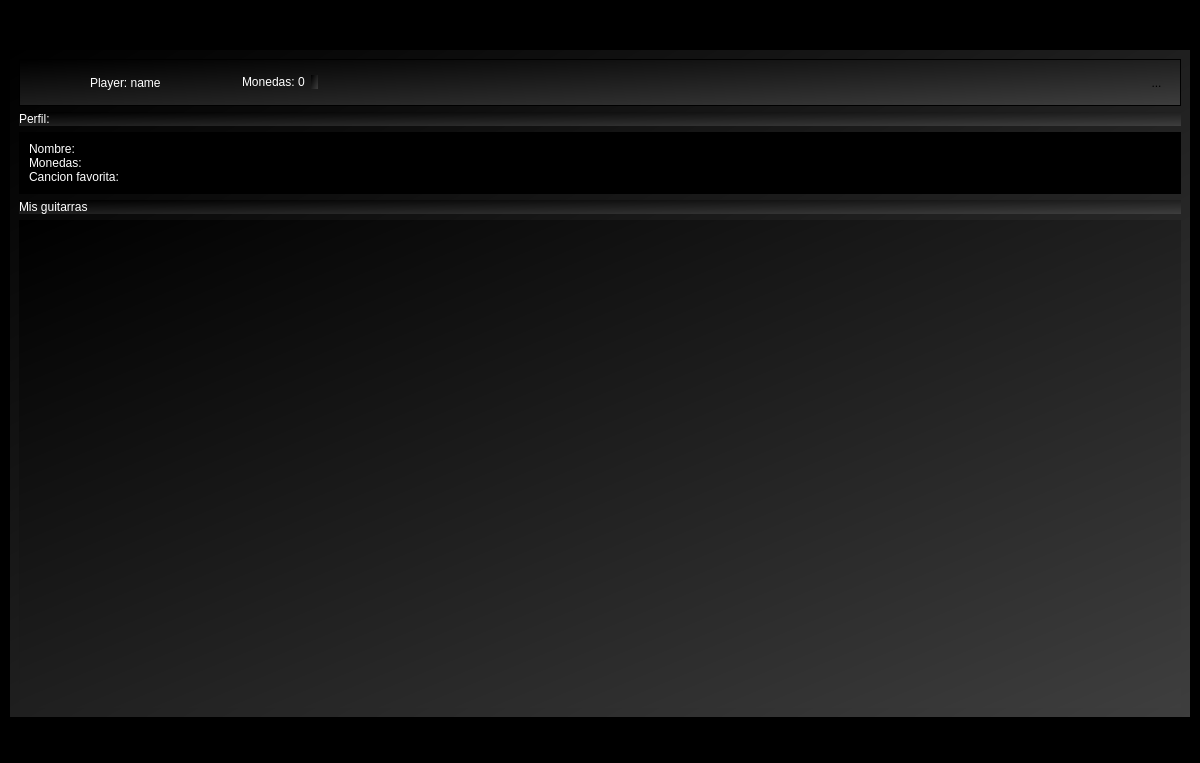
<?xml version="1.0" encoding="UTF-8"?>
<ui version="4.0">
 <class>MainWindow</class>
 <widget class="QMainWindow" name="MainWindow">
  <property name="geometry">
   <rect>
    <x>0</x>
    <y>0</y>
    <width>1200</width>
    <height>763</height>
   </rect>
  </property>
  <property name="sizePolicy">
   <sizepolicy hsizetype="Fixed" vsizetype="Fixed">
    <horstretch>0</horstretch>
    <verstretch>0</verstretch>
   </sizepolicy>
  </property>
  <property name="minimumSize">
   <size>
    <width>640</width>
    <height>480</height>
   </size>
  </property>
  <property name="baseSize">
   <size>
    <width>640</width>
    <height>480</height>
   </size>
  </property>
  <property name="windowTitle">
   <string>MainWindow</string>
  </property>
  <property name="styleSheet">
   <string notr="true">background-color: rgb(0, 0, 0);</string>
  </property>
  <widget class="QWidget" name="centralwidget">
   <property name="sizePolicy">
    <sizepolicy hsizetype="Expanding" vsizetype="Expanding">
     <horstretch>0</horstretch>
     <verstretch>0</verstretch>
    </sizepolicy>
   </property>
   <layout class="QVBoxLayout" name="verticalLayout">
    <item>
     <spacer name="verticalSpacer_6">
      <property name="orientation">
       <enum>Qt::Orientation::Vertical</enum>
      </property>
      <property name="sizeHint" stdset="0">
       <size>
        <width>20</width>
        <height>40</height>
       </size>
      </property>
     </spacer>
    </item>
    <item>
     <widget class="QFrame" name="framecentral">
      <property name="sizePolicy">
       <sizepolicy hsizetype="Minimum" vsizetype="Minimum">
        <horstretch>7</horstretch>
        <verstretch>9</verstretch>
       </sizepolicy>
      </property>
      <property name="minimumSize">
       <size>
        <width>857</width>
        <height>395</height>
       </size>
      </property>
      <property name="sizeIncrement">
       <size>
        <width>0</width>
        <height>53</height>
       </size>
      </property>
      <property name="baseSize">
       <size>
        <width>0</width>
        <height>15</height>
       </size>
      </property>
      <property name="styleSheet">
       <string notr="true">background-color: qlineargradient(spread:pad, x1:0, y1:0, x2:1, y2:1, stop:0 rgba(0, 0, 0, 255), stop:1 rgba(62, 62, 62, 255));</string>
      </property>
      <property name="frameShape">
       <enum>QFrame::Shape::StyledPanel</enum>
      </property>
      <property name="frameShadow">
       <enum>QFrame::Shadow::Raised</enum>
      </property>
      <layout class="QGridLayout" name="gridLayout_3">
       <item row="3" column="0">
        <widget class="QFrame" name="frame">
         <property name="sizePolicy">
          <sizepolicy hsizetype="Preferred" vsizetype="Minimum">
           <horstretch>8</horstretch>
           <verstretch>0</verstretch>
          </sizepolicy>
         </property>
         <property name="styleSheet">
          <string notr="true">background-color: rgb(0, 0, 0);</string>
         </property>
         <property name="frameShape">
          <enum>QFrame::Shape::StyledPanel</enum>
         </property>
         <property name="frameShadow">
          <enum>QFrame::Shadow::Raised</enum>
         </property>
         <layout class="QGridLayout" name="gridLayout_2">
          <item row="0" column="0">
           <widget class="QLabel" name="label_2">
            <property name="sizePolicy">
             <sizepolicy hsizetype="Minimum" vsizetype="Minimum">
              <horstretch>0</horstretch>
              <verstretch>0</verstretch>
             </sizepolicy>
            </property>
            <property name="minimumSize">
             <size>
              <width>0</width>
              <height>0</height>
             </size>
            </property>
            <property name="sizeIncrement">
             <size>
              <width>0</width>
              <height>4</height>
             </size>
            </property>
            <property name="baseSize">
             <size>
              <width>0</width>
              <height>0</height>
             </size>
            </property>
            <property name="contextMenuPolicy">
             <enum>Qt::ContextMenuPolicy::DefaultContextMenu</enum>
            </property>
            <property name="styleSheet">
             <string notr="true">color: rgb(255, 255, 255);
font: 10pt &quot;Mojangles&quot;;
background-color: transparent; border: none</string>
            </property>
            <property name="lineWidth">
             <number>1</number>
            </property>
            <property name="text">
             <string>Nombre:                                                 
Monedas:
Cancion favorita:</string>
            </property>
            <property name="margin">
             <number>0</number>
            </property>
           </widget>
          </item>
         </layout>
        </widget>
       </item>
       <item row="1" column="0">
        <widget class="QFrame" name="frame3">
         <property name="frameShape">
          <enum>QFrame::Shape::StyledPanel</enum>
         </property>
         <property name="frameShadow">
          <enum>QFrame::Shadow::Raised</enum>
         </property>
         <layout class="QHBoxLayout" name="horizontalLayout">
          <item>
           <spacer name="horizontalSpacer_2">
            <property name="orientation">
             <enum>Qt::Orientation::Horizontal</enum>
            </property>
            <property name="sizeType">
             <enum>QSizePolicy::Policy::Fixed</enum>
            </property>
            <property name="sizeHint" stdset="0">
             <size>
              <width>61</width>
              <height>20</height>
             </size>
            </property>
           </spacer>
          </item>
          <item>
           <widget class="QLabel" name="label_player_name">
            <property name="sizePolicy">
             <sizepolicy hsizetype="Fixed" vsizetype="Minimum">
              <horstretch>0</horstretch>
              <verstretch>0</verstretch>
             </sizepolicy>
            </property>
            <property name="styleSheet">
             <string notr="true">color: rgb(255, 255, 255);
font: 14pt &quot;Mojangles&quot;;
background-color: transparent; border: none</string>
            </property>
            <property name="text">
             <string>Player: name</string>
            </property>
           </widget>
          </item>
          <item>
           <spacer name="horizontalSpacer_3">
            <property name="orientation">
             <enum>Qt::Orientation::Horizontal</enum>
            </property>
            <property name="sizeType">
             <enum>QSizePolicy::Policy::Fixed</enum>
            </property>
            <property name="sizeHint" stdset="0">
             <size>
              <width>75</width>
              <height>20</height>
             </size>
            </property>
           </spacer>
          </item>
          <item>
           <widget class="QLabel" name="label_money">
            <property name="sizePolicy">
             <sizepolicy hsizetype="Fixed" vsizetype="Fixed">
              <horstretch>0</horstretch>
              <verstretch>0</verstretch>
             </sizepolicy>
            </property>
            <property name="styleSheet">
             <string notr="true">color: rgb(255, 255, 255);
font: 14pt &quot;Mojangles&quot;;
background-color: transparent; border: none</string>
            </property>
            <property name="text">
             <string>Monedas: 0</string>
            </property>
           </widget>
          </item>
          <item>
           <widget class="QLabel" name="label_img_monedas">
            <property name="sizePolicy">
             <sizepolicy hsizetype="Fixed" vsizetype="Fixed">
              <horstretch>0</horstretch>
              <verstretch>0</verstretch>
             </sizepolicy>
            </property>
            <property name="text">
             <string/>
            </property>
           </widget>
          </item>
          <item>
           <spacer name="horizontalSpacer">
            <property name="orientation">
             <enum>Qt::Orientation::Horizontal</enum>
            </property>
            <property name="sizeHint" stdset="0">
             <size>
              <width>40</width>
              <height>20</height>
             </size>
            </property>
           </spacer>
          </item>
          <item>
           <widget class="QToolButton" name="btn_menu">
            <property name="styleSheet">
             <string notr="true">QToolButton {
    border: none;
    background: transparent;
    padding: 5px;
}
QToolButton:hover {
    background-color: rgba(255, 255, 255, 30);
    border-radius: 5px;
}
QToolButton:pressed {
    background-color: rgba(255, 255, 255, 50);
}
/* Agrega esto para asegurar que no salga la flecha de menú */
QToolButton::menu-indicator {
    image: none;
}</string>
            </property>
            <property name="text">
             <string>...</string>
            </property>
           </widget>
          </item>
         </layout>
        </widget>
       </item>
       <item row="5" column="0">
        <widget class="QScrollArea" name="layout_canciones2">
         <property name="styleSheet">
          <string notr="true">/* Estilo general para el área de scroll */
QScrollArea {
    border: none;
    background-color: transparent;
}

/* Barra de desplazamiento vertical */
QScrollBar:vertical {
    border: none;
    background: #121212; /* Fondo de la barra */
    width: 10px;
    margin: 0px 0px 0px 0px;
    border-radius: 5px;
}

/* El &quot;tirador&quot; (la parte que se mueve) */
QScrollBar::handle:vertical {
    background: #444; /* Color gris oscuro por defecto */
    min-height: 30px;
    border-radius: 5px;
}

/* Color cuando pasas el mouse por encima (Celeste Neon) */
QScrollBar::handle:vertical:hover {
    background: #00d2ff; 
}

/* Color cuando lo estás arrastrando */
QScrollBar::handle:vertical:pressed {
    background: #00a0c4;
}

/* Eliminar las flechas de arriba y abajo */
QScrollBar::add-line:vertical, QScrollBar::sub-line:vertical {
    border: none;
    background: none;
    height: 0px;
}

/* Eliminar el fondo que queda arriba y abajo del tirador */
QScrollBar::add-page:vertical, QScrollBar::sub-page:vertical {
    background: none;
}

/* Opcional: Si también usas scroll horizontal */
QScrollBar:horizontal {
    border: none;
    background: #121212;
    height: 10px;
    border-radius: 5px;
}

QScrollBar::handle:horizontal {
    background: #444;
    border-radius: 5px;
}

QScrollBar::handle:horizontal:hover {
    background: #00d2ff;
}</string>
         </property>
         <property name="widgetResizable">
          <bool>true</bool>
         </property>
         <widget class="QWidget" name="layout_canciones">
          <property name="geometry">
           <rect>
            <x>0</x>
            <y>0</y>
            <width>1162</width>
            <height>431</height>
           </rect>
          </property>
         </widget>
        </widget>
       </item>
       <item row="2" column="0">
        <widget class="QLabel" name="label">
         <property name="styleSheet">
          <string notr="true">color: rgb(255, 255, 255);
font: 10pt &quot;Michroma&quot;;</string>
         </property>
         <property name="text">
          <string>Perfil:</string>
         </property>
        </widget>
       </item>
       <item row="4" column="0">
        <widget class="QLabel" name="label_3">
         <property name="styleSheet">
          <string notr="true">color: rgb(255, 255, 255);
font: 10pt &quot;Michroma&quot;;</string>
         </property>
         <property name="text">
          <string>Mis guitarras</string>
         </property>
        </widget>
       </item>
      </layout>
     </widget>
    </item>
    <item>
     <layout class="QGridLayout" name="gridLayout"/>
    </item>
    <item>
     <spacer name="verticalSpacer_13">
      <property name="orientation">
       <enum>Qt::Orientation::Vertical</enum>
      </property>
      <property name="sizeHint" stdset="0">
       <size>
        <width>9</width>
        <height>14</height>
       </size>
      </property>
     </spacer>
    </item>
   </layout>
  </widget>
  <widget class="QMenuBar" name="menubar">
   <property name="geometry">
    <rect>
     <x>0</x>
     <y>0</y>
     <width>1200</width>
     <height>22</height>
    </rect>
   </property>
  </widget>
  <widget class="QStatusBar" name="statusbar"/>
 </widget>
 <resources/>
 <connections/>
</ui>
